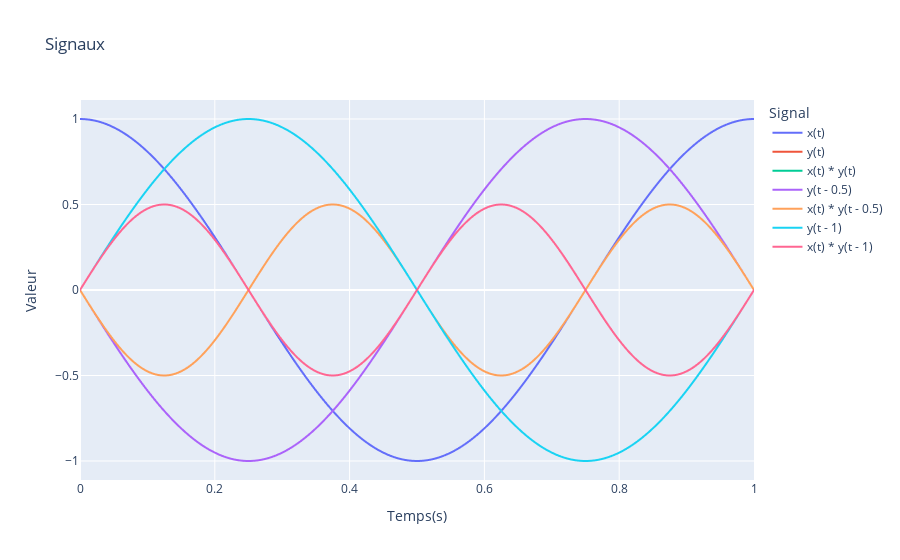

Here is the notebook cell this chart was saved with:
### Code cell
# Question 1.2.2
import pandas as pd

print ("La fonction gamma_xy est nulle pour tau = 1, tau = 0.5, tau = 0, tau = -0.5 et  tau = -1")

#GénérationduDataFrame 
df_signaux = pd.DataFrame({
    "Temps(s)": np.tile(t, 7),
    "Valeur": np.concatenate([
        x(t),
        y(t),
        x(t) * y(t),
        y(t - 0.5),
        x(t) * y(t - 0.5),
        y(t - 1),
        x(t) * y(t - 1)]),
    "Signal": (["x(t)"] * len(t)
               + ["y(t)"] * len(t)
               + ["x(t) * y(t)"] * len(t)
               + ["y(t - 0.5)"] * len(t)
               + ["x(t) * y(t - 0.5)"] * len(t)
               + ["y(t - 1)"] * len(t)
               + ["x(t) * y(t - 1)"] * len(t))})

# Affichage des signaux
px.line(df_signaux,x="Temps(s)",y="Valeur",color="Signal",title="Signaux").show()

print ("Le domaine d'intégration sur lequel l'intégration a lieu est [tau, 1].")

### Figure 1 — Plotly figure (JSON) as saved in the notebook; plotly's stock layout.template omitted (floating-point values rounded to 4 significant figures; data arrays with more than 128 entries replaced by an {"elided": "..."} marker saying what was removed)
{"data": [{"hovertemplate": "Signal=x(t)<br>Temps(s)=%{x}<br>Valeur=%{y}<extra></extra>", "legendgroup": "x(t)", "line": {"color": "#636efa", "dash": "solid"}, "marker": {"symbol": "circle"}, "mode": "lines", "name": "x(t)", "showlegend": true, "type": "scattergl", "x": {"elided": "500 float values"}, "xaxis": "x", "y": {"elided": "500 float values"}, "yaxis": "y"}, {"hovertemplate": "Signal=y(t)<br>Temps(s)=%{x}<br>Valeur=%{y}<extra></extra>", "legendgroup": "y(t)", "line": {"color": "#EF553B", "dash": "solid"}, "marker": {"symbol": "circle"}, "mode": "lines", "name": "y(t)", "showlegend": true, "type": "scattergl", "x": {"elided": "500 float values"}, "xaxis": "x", "y": {"elided": "500 float values"}, "yaxis": "y"}, {"hovertemplate": "Signal=x(t) * y(t)<br>Temps(s)=%{x}<br>Valeur=%{y}<extra></extra>", "legendgroup": "x(t) * y(t)", "line": {"color": "#00cc96", "dash": "solid"}, "marker": {"symbol": "circle"}, "mode": "lines", "name": "x(t) * y(t)", "showlegend": true, "type": "scattergl", "x": {"elided": "500 float values"}, "xaxis": "x", "y": {"elided": "500 float values"}, "yaxis": "y"}, {"hovertemplate": "Signal=y(t - 0.5)<br>Temps(s)=%{x}<br>Valeur=%{y}<extra></extra>", "legendgroup": "y(t - 0.5)", "line": {"color": "#ab63fa", "dash": "solid"}, "marker": {"symbol": "circle"}, "mode": "lines", "name": "y(t - 0.5)", "showlegend": true, "type": "scattergl", "x": {"elided": "500 float values"}, "xaxis": "x", "y": {"elided": "500 float values"}, "yaxis": "y"}, {"hovertemplate": "Signal=x(t) * y(t - 0.5)<br>Temps(s)=%{x}<br>Valeur=%{y}<extra></extra>", "legendgroup": "x(t) * y(t - 0.5)", "line": {"color": "#FFA15A", "dash": "solid"}, "marker": {"symbol": "circle"}, "mode": "lines", "name": "x(t) * y(t - 0.5)", "showlegend": true, "type": "scattergl", "x": {"elided": "500 float values"}, "xaxis": "x", "y": {"elided": "500 float values"}, "yaxis": "y"}, {"hovertemplate": "Signal=y(t - 1)<br>Temps(s)=%{x}<br>Valeur=%{y}<extra></extra>", "legendgroup": "y(t - 1)", "line": {"color": "#19d3f3", "dash": "solid"}, "marker": {"symbol": "circle"}, "mode": "lines", "name": "y(t - 1)", "showlegend": true, "type": "scattergl", "x": {"elided": "500 float values"}, "xaxis": "x", "y": {"elided": "500 float values"}, "yaxis": "y"}, {"hovertemplate": "Signal=x(t) * y(t - 1)<br>Temps(s)=%{x}<br>Valeur=%{y}<extra></extra>", "legendgroup": "x(t) * y(t - 1)", "line": {"color": "#FF6692", "dash": "solid"}, "marker": {"symbol": "circle"}, "mode": "lines", "name": "x(t) * y(t - 1)", "showlegend": true, "type": "scattergl", "x": {"elided": "500 float values"}, "xaxis": "x", "y": {"elided": "500 float values"}, "yaxis": "y"}], "layout": {"legend": {"title": {"text": "Signal"}, "tracegroupgap": 0}, "title": {"text": "Signaux"}, "xaxis": {"anchor": "y", "domain": [0, 1], "title": {"text": "Temps(s)"}}, "yaxis": {"anchor": "x", "domain": [0, 1], "title": {"text": "Valeur"}}}}
